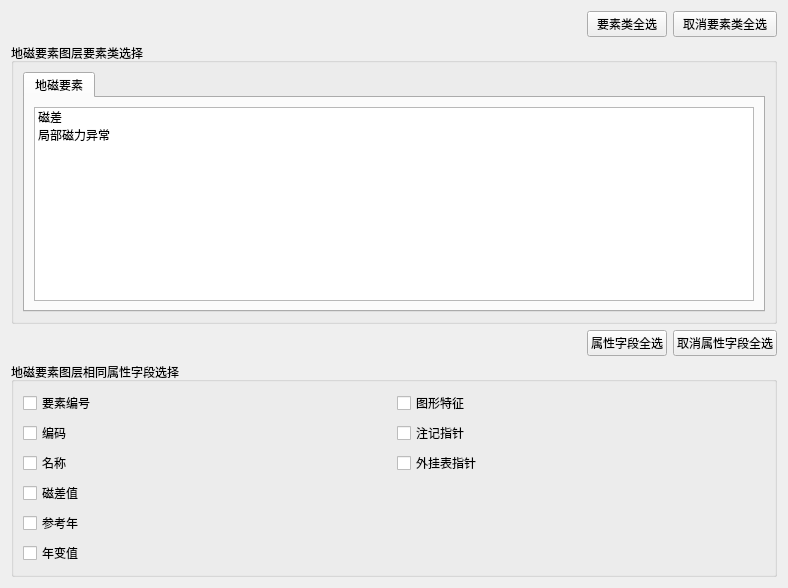
           <widget class="QWidget" name="tab_Layer_M">
            <attribute name="title">
             <string>地磁要素</string>
            </attribute>
            <layout class="QGridLayout" name="gridLayout_112">
             <item row="0" column="0">
              <spacer name="horizontalSpacer_27">
               <property name="orientation">
                <enum>Qt::Horizontal</enum>
               </property>
               <property name="sizeHint" stdset="0">
                <size>
                 <width>570</width>
                 <height>20</height>
                </size>
               </property>
              </spacer>
             </item>
             <item row="0" column="1">
              <widget class="QPushButton" name="pushButton_SelectAllFeatureClasses_M">
               <property name="minimumSize">
                <size>
                 <width>0</width>
                 <height>0</height>
                </size>
               </property>
               <property name="maximumSize">
                <size>
                 <width>120</width>
                 <height>16777215</height>
                </size>
               </property>
               <property name="text">
                <string>要素类全选</string>
               </property>
              </widget>
             </item>
             <item row="0" column="2">
              <widget class="QPushButton" name="pushButton_CancelSelectAllFeatureClasses_M">
               <property name="minimumSize">
                <size>
                 <width>0</width>
                 <height>0</height>
                </size>
               </property>
               <property name="maximumSize">
                <size>
                 <width>120</width>
                 <height>16777215</height>
                </size>
               </property>
               <property name="text">
                <string>取消要素类全选</string>
               </property>
              </widget>
             </item>
             <item row="1" column="0" colspan="3">
              <widget class="QGroupBox" name="groupBox_M_FeatureClass">
               <property name="maximumSize">
                <size>
                 <width>16777215</width>
                 <height>16777215</height>
                </size>
               </property>
               <property name="title">
                <string>地磁要素图层要素类选择</string>
               </property>
               <layout class="QGridLayout" name="gridLayout_34">
                <item row="0" column="0">
                 <widget class="QTabWidget" name="tabWidget_FeatureClass_M">
                  <property name="currentIndex">
                   <number>0</number>
                  </property>
                  <widget class="QWidget" name="tab_FeatureClass_DiCiYaoSu">
                   <attribute name="title">
                    <string>地磁要素</string>
                   </attribute>
                   <layout class="QGridLayout" name="gridLayout_113">
                    <item row="0" column="0">
                     <widget class="QListWidget" name="listWidget_DiCiYaoSu">
                      <property name="maximumSize">
                       <size>
                        <width>16777215</width>
                        <height>16777211</height>
                       </size>
                      </property>
                      <property name="editTriggers">
                       <set>QAbstractItemView::DoubleClicked|QAbstractItemView::EditKeyPressed|QAbstractItemView::SelectedClicked</set>
                      </property>
                      <property name="selectionMode">
                       <enum>QAbstractItemView::ExtendedSelection</enum>
                      </property>
                      <item>
                       <property name="text">
                        <string>磁差</string>
                       </property>
                      </item>
                      <item>
                       <property name="text">
                        <string>局部磁力异常</string>
                       </property>
                      </item>
                     </widget>
                    </item>
                   </layout>
                  </widget>
                 </widget>
                </item>
               </layout>
              </widget>
             </item>
             <item row="2" column="0">
              <spacer name="horizontalSpacer_28">
               <property name="orientation">
                <enum>Qt::Horizontal</enum>
               </property>
               <property name="sizeHint" stdset="0">
                <size>
                 <width>570</width>
                 <height>20</height>
                </size>
               </property>
              </spacer>
             </item>
             <item row="2" column="1">
              <widget class="QPushButton" name="pushButton_SelectAllFields_M">
               <property name="minimumSize">
                <size>
                 <width>0</width>
                 <height>0</height>
                </size>
               </property>
               <property name="maximumSize">
                <size>
                 <width>120</width>
                 <height>16777215</height>
                </size>
               </property>
               <property name="text">
                <string>属性字段全选</string>
               </property>
              </widget>
             </item>
             <item row="2" column="2">
              <widget class="QPushButton" name="pushButton_CancelSelectAllFields_M">
               <property name="minimumSize">
                <size>
                 <width>0</width>
                 <height>0</height>
                </size>
               </property>
               <property name="maximumSize">
                <size>
                 <width>120</width>
                 <height>16777215</height>
                </size>
               </property>
               <property name="text">
                <string>取消属性字段全选</string>
               </property>
              </widget>
             </item>
             <item row="3" column="0" colspan="3">
              <widget class="QGroupBox" name="groupBox_M_Field">
               <property name="minimumSize">
                <size>
                 <width>0</width>
                 <height>0</height>
                </size>
               </property>
               <property name="maximumSize">
                <size>
                 <width>16777215</width>
                 <height>16777215</height>
                </size>
               </property>
               <property name="title">
                <string>地磁要素图层相同属性字段选择</string>
               </property>
               <layout class="QGridLayout" name="gridLayout_19">
                <item row="0" column="0">
                 <widget class="QCheckBox" name="checkBox_YaoSuBianHao_M">
                  <property name="text">
                   <string>要素编号</string>
                  </property>
                 </widget>
                </item>
                <item row="0" column="1">
                 <widget class="QCheckBox" name="checkBox_TuXingTeZheng_M">
                  <property name="text">
                   <string>图形特征</string>
                  </property>
                 </widget>
                </item>
                <item row="1" column="0">
                 <widget class="QCheckBox" name="checkBox_BianMa_M">
                  <property name="text">
                   <string>编码</string>
                  </property>
                 </widget>
                </item>
                <item row="1" column="1">
                 <widget class="QCheckBox" name="checkBox_ZhuJiZhiZhen_M">
                  <property name="text">
                   <string>注记指针</string>
                  </property>
                 </widget>
                </item>
                <item row="2" column="0">
                 <widget class="QCheckBox" name="checkBox_MingCheng_M">
                  <property name="text">
                   <string>名称</string>
                  </property>
                 </widget>
                </item>
                <item row="2" column="1">
                 <widget class="QCheckBox" name="checkBox_WaiGuaBiaoZhiZhen_M">
                  <property name="text">
                   <string>外挂表指针</string>
                  </property>
                 </widget>
                </item>
                <item row="3" column="0">
                 <widget class="QCheckBox" name="checkBox_CiChaZhi_M">
                  <property name="text">
                   <string>磁差值</string>
                  </property>
                 </widget>
                </item>
                <item row="4" column="0">
                 <widget class="QCheckBox" name="checkBox_CanKaoNian_M">
                  <property name="text">
                   <string>参考年</string>
                  </property>
                 </widget>
                </item>
                <item row="5" column="0">
                 <widget class="QCheckBox" name="checkBox_NianBianZhi_M">
                  <property name="text">
                   <string>年变值</string>
                  </property>
                 </widget>
                </item>
               </layout>
              </widget>
             </item>
            </layout>
           </widget>
